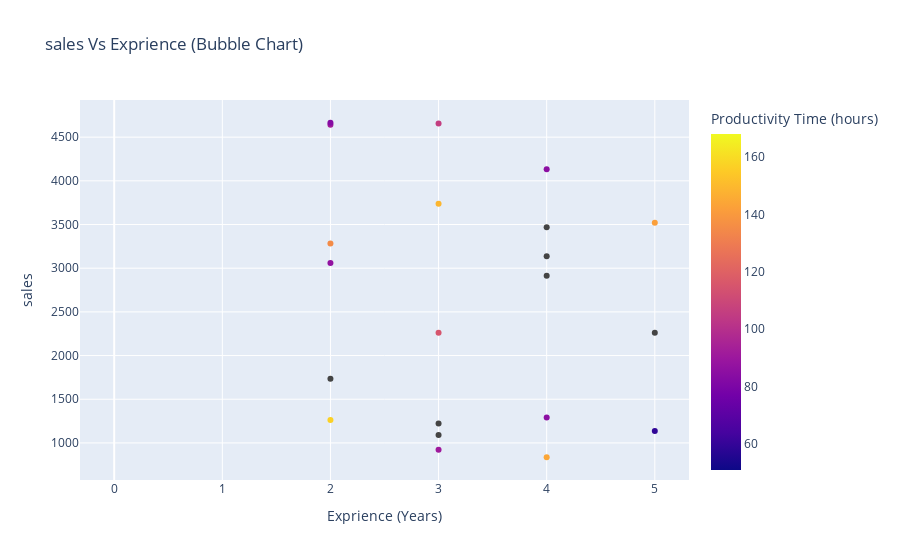

The cell this chart's notebook holds for it:
### Markdown cell above
#### **Bubble Chart(exprience vs sales)**

### Code cell
bubble_chart=px.scatter(emp_data,
                       x='experience_years',
                       y='sales',
                       color='time_productive',
                       hover_data=['first_name'],
                       title='sales Vs Exprience (Bubble Chart)')
bubble_chart.update_layout(xaxis_title='Exprience (Years)',
                          yaxis_title='sales',
                          coloraxis_colorbar_title= 'Productivity Time (hours)')
bubble_chart.show()

### Figure 1 — Plotly figure (JSON) as saved in the notebook; plotly's stock layout.template omitted (floating-point values rounded to 4 significant figures)
{"data": [{"customdata": [["Yuki"], ["Wei"], ["Olga"], ["Sara"], ["Luis"], ["Fatima"], ["Michael"], ["Priya"], ["Wei"], ["Michael"], ["Olga"], ["Fatima"], ["Yuki"], ["Sara"], ["Anil"], ["Sara"], ["Olga"], ["Priya"], ["John"], ["Anil"], ["Olga"], ["Yuki"], ["Luis"], ["Yuki"], ["Luis"], ["Priya"], ["Michael"], ["Anil"], ["John"], ["Anil"], ["Anil"], ["Anil"], ["Anil"], ["Anil"], ["Wei"], ["Yuki"], ["Yuki"], ["Michael"], ["Luis"]], "hovertemplate": "experience_years=%{x}<br>sales=%{y}<br>first_name=%{customdata[0]}<br>time_productive=%{marker.color}<extra></extra>", "legendgroup": "", "marker": {"color": [85, null, null, null, 92, null, null, 168, 157, 85, 91, 87, 106, 56, 110, 57, 135, 51, 115, 167, null, null, 71, 149, null, null, 59, null, null, 70, 70, 139, null, 90, 142, 144, null, 83, null], "coloraxis": "coloraxis", "symbol": "circle"}, "mode": "markers", "name": "", "orientation": "v", "showlegend": false, "type": "scatter", "x": [4, 4, 2, 4, 2, 5, 0, null, 2, 4, 3, 2, 3, null, null, 1, 2, 3, 3, 1, null, null, 2, 3, 2, 3, 5, 3, 2, null, null, 3, 2, 2, 5, 4, null, 2, 4], "xaxis": "x", "y": [4133, 3138, null, 2915, 4641, 2261, null, 2588, 1263, 1291, 921, 3059, 4656, 4450, 2352, null, 3283, null, 2262, null, 1168, 2265, null, 3737, null, 1090, 1137, 1221, null, 3362, 1699, null, 1736, null, 3520, 836, 2827, 4665, 3470], "yaxis": "y"}], "layout": {"coloraxis": {"colorbar": {"title": {"text": "Productivity Time (hours)"}}, "colorscale": [[0, "#0d0887"], [0.1111, "#46039f"], [0.2222, "#7201a8"], [0.3333, "#9c179e"], [0.4444, "#bd3786"], [0.5556, "#d8576b"], [0.6667, "#ed7953"], [0.7778, "#fb9f3a"], [0.8889, "#fdca26"], [1, "#f0f921"]]}, "legend": {"tracegroupgap": 0}, "title": {"text": "sales Vs Exprience (Bubble Chart)"}, "xaxis": {"anchor": "y", "domain": [0, 1], "title": {"text": "Exprience (Years)"}}, "yaxis": {"anchor": "x", "domain": [0, 1], "title": {"text": "sales"}}}}
